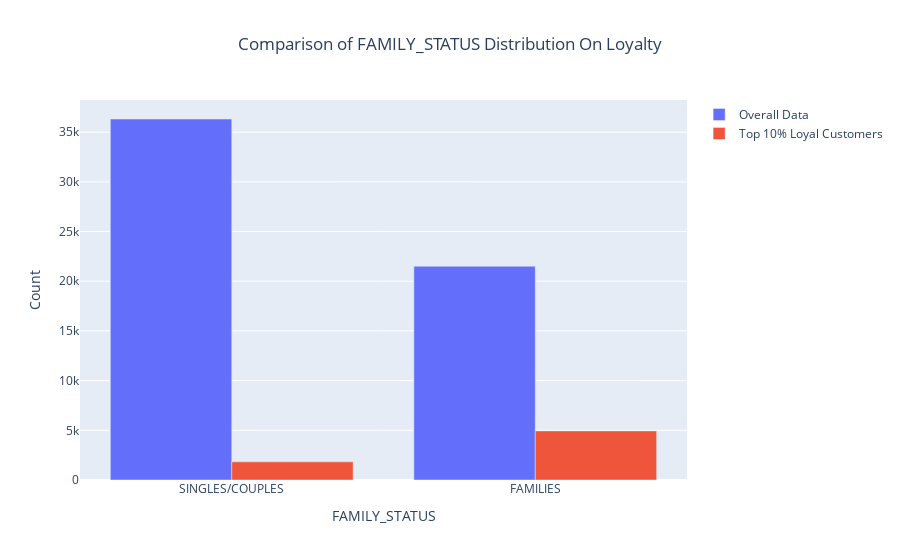

Here is the notebook cell this chart was saved with:
### Code cell
# Compare FAMILY_STATUS distribution for most loyal customers
full_counts = cust_data["FAMILY_STATUS"].value_counts()
top_counts = most_loyal_cust_data["FAMILY_STATUS"].value_counts()

fig = go.Figure()
fig.add_trace(go.Bar(x=full_counts.index, y=full_counts.values, name="Overall Data"))
fig.add_trace(go.Bar(x=top_counts.index, y=top_counts.values, name="Top 10% Loyal Customers"))
fig.update_layout(
    title="Comparison of FAMILY_STATUS Distribution On Loyalty",
    xaxis_title="FAMILY_STATUS",
    yaxis_title="Count",
    barmode="group",
    title_x=0.5,
)
fig.show()

### Figure 1 — Plotly figure (JSON) as saved in the notebook; plotly's stock layout.template omitted (floating-point values rounded to 4 significant figures)
{"data": [{"name": "Overall Data", "type": "bar", "x": ["SINGLES/COUPLES", "FAMILIES"], "y": [36325, 21507]}, {"name": "Top 10% Loyal Customers", "type": "bar", "x": ["FAMILIES", "SINGLES/COUPLES"], "y": [4943, 1831]}], "layout": {"barmode": "group", "title": {"text": "Comparison of FAMILY_STATUS Distribution On Loyalty", "x": 0.5}, "xaxis": {"title": {"text": "FAMILY_STATUS"}}, "yaxis": {"title": {"text": "Count"}}}}
